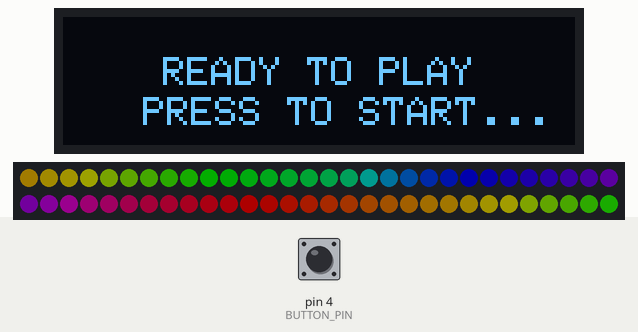
This sketch was run on a simulated Arduino Uno, built with avr-gcc and run on an emulated ATmega328P. Parts: 128×32 one-colour display, 60 RGB LEDs in strip order, left to right, continuing on the next row. Inputs (shaded band) come from the test bench; at power-on: pin 4 (BUTTON_PIN) HIGH. Dim RGB values are drawn brighter than linear; random numbers use the default seed unless the sketch sets one; what the sketch prints to the serial monitor is not drawn.

Above: at 1.2 s.
1.3 s: pin 4 (BUTTON_PIN) pulled LOW for 0.15 s
At 2.4 s:
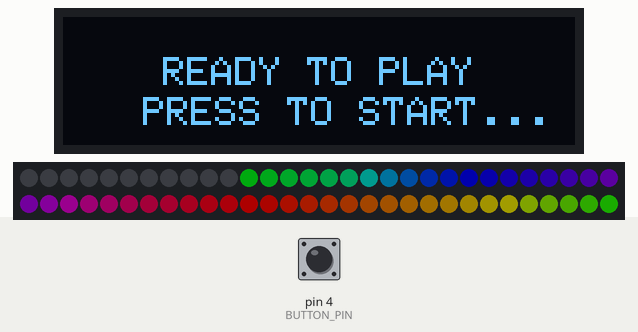
3.5 s: pin 4 (BUTTON_PIN) pulled LOW for 3.2 s
At 5.6 s:
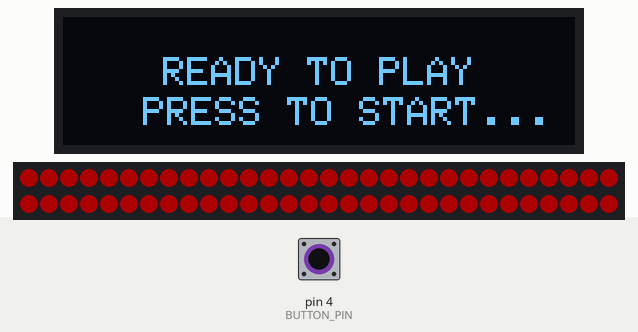
8.2 s: pin 4 (BUTTON_PIN) pulled LOW for 3.2 s
At 16.1 s:
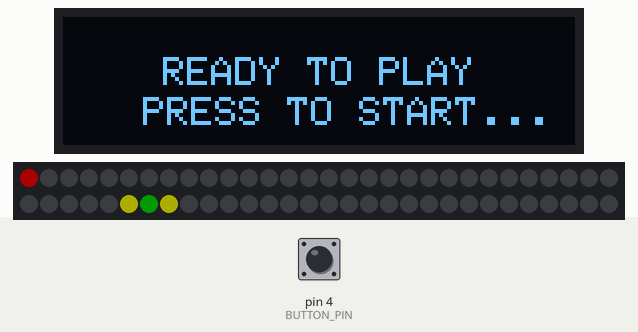

Measured:
- what the display in image 2 shows lasts 0.5 s, from 5.3 s to 5.8 s

The sketch:

led-chase.ino
```cpp
#include <FastLED.h>
#include <Adafruit_GFX.h>
#include <Adafruit_SSD1306.h>

#define DEBUG
#ifdef DEBUG
  #define DEBUG_PRINT(x) Serial.println(x)
#else
  #define DEBUG_PRINT(x)
#endif

// led strip
#define NUM_LEDS 60
#define DATA_PIN 2
#define BRIGHTNESS 50
#define BUTTON_PIN 4
#define MAX_LIVES 3

// OLED
#define OLED_RESET 13

// (Horizontal) byte array of bitmap of 128 x 32 px:
static const uint8_t badge[] PROGMEM = {
  0x0, 0xe, 0x60, 0x0, 0x0, 0x0, 0x0, 0x0, 0x0, 0x0, 0x0, 0x0,
  0x0, 0x0, 0x0, 0x0, 0x0, 0x1f, 0xf8, 0x0, 0x0, 0x0, 0x0, 0x0,
  0x0, 0x0, 0x0, 0x0, 0x0, 0x0, 0x0, 0x0, 0x0, 0x3f, 0xf8, 0x0,
  0x0, 0x0, 0x0, 0x0, 0x0, 0x0, 0x0, 0x0, 0x0, 0x0, 0x0, 0x0,
  0x0, 0xff, 0xfe, 0x0, 0x0, 0x0, 0x0, 0x0, 0x0, 0x0, 0x0, 0x0,
  0x0, 0x0, 0x0, 0x0, 0x1, 0xff, 0xff, 0x80, 0x0, 0x0, 0x0, 0x0,
  0x0, 0x0, 0x0, 0x0, 0x0, 0x0, 0x0, 0x0, 0x3, 0xf8, 0x1f, 0x80,
  0x0, 0x0, 0x0, 0x0, 0x0, 0x0, 0x0, 0x0, 0x0, 0x0, 0x0, 0x0,
  0x3, 0xe0, 0x7, 0x80, 0x0, 0x0, 0x0, 0x0, 0x0, 0x0, 0x0, 0x0,
  0x0, 0x0, 0x0, 0x0, 0x3, 0xe3, 0xc7, 0x80, 0x0, 0x0, 0x0, 0x0,
  0x0, 0x0, 0x0, 0x0, 0x0, 0x0, 0x0, 0x0, 0x3, 0xc7, 0xe3, 0xc0,
  0x0, 0x0, 0x0, 0x0, 0x0, 0x0, 0x0, 0x0, 0x0, 0x0, 0x0, 0x0,
  0x7, 0xcf, 0xf3, 0xc0, 0x0, 0x0, 0x0, 0x0, 0x0, 0x0, 0x0, 0x0,
  0x0, 0x0, 0x0, 0x0, 0x7, 0xcf, 0xf3, 0xe0, 0x0, 0x0, 0x0, 0x0,
  0x0, 0x0, 0x0, 0x0, 0x0, 0x0, 0x0, 0x0, 0x7, 0xcf, 0xf3, 0xe0,
  0x0, 0x0, 0x0, 0x0, 0x0, 0x0, 0x0, 0x0, 0x0, 0x0, 0x0, 0x0,
  0x7, 0xcf, 0xf3, 0xe0, 0x0, 0x0, 0x0, 0x0, 0x0, 0x0, 0x0, 0x0,
  0x0, 0x0, 0x0, 0x0, 0x3, 0xcf, 0xf3, 0xc0, 0x0, 0x0, 0x0, 0x0,
  0x0, 0x0, 0x0, 0x0, 0x0, 0x0, 0x0, 0x0, 0x3, 0xc7, 0xe3, 0x80,
  0x0, 0x0, 0x0, 0x0, 0x0, 0x0, 0x0, 0x0, 0x0, 0x0, 0x0, 0x0,
  0x3, 0xe0, 0x7, 0x80, 0x0, 0x0, 0x0, 0x0, 0x0, 0x0, 0x0, 0x0,
  0x0, 0x0, 0x0, 0x0, 0x3, 0xf0, 0xf, 0x80, 0x0, 0x0, 0x0, 0x0,
  0x0, 0x0, 0x0, 0x0, 0x0, 0x0, 0x0, 0x0, 0x1, 0xfe, 0x7f, 0x80,
  0x0, 0x0, 0x0, 0x0, 0x0, 0x0, 0x0, 0x0, 0x0, 0x0, 0x0, 0x0,
  0x0, 0xff, 0xff, 0x0, 0x0, 0x0, 0x0, 0x0, 0x0, 0x0, 0x0, 0x0,
  0x0, 0x0, 0x0, 0x0, 0x0, 0x3f, 0xfc, 0x0, 0x0, 0x0, 0x0, 0x0,
  0x0, 0x0, 0x0, 0x0, 0x0, 0x0, 0x0, 0x0, 0x0, 0x1f, 0xf8, 0x0,
  0x0, 0x0, 0x0, 0x0, 0x0, 0x0, 0x0, 0x0, 0x0, 0x0, 0x0, 0x0,
  0x0, 0xe, 0x70, 0x0, 0x0, 0x0, 0x0, 0x0, 0x0, 0x0, 0x0, 0x0,
  0x0, 0x0, 0x0, 0x0, 0x0, 0x40, 0x3, 0x0, 0x0, 0x0, 0x0, 0x0,
  0x0, 0x0, 0x0, 0x0, 0x0, 0x0, 0x0, 0x0, 0x0, 0x70, 0xf, 0x0,
  0x0, 0x0, 0x0, 0x0, 0x0, 0x0, 0x0, 0x0, 0x0, 0x0, 0x0, 0x0,
  0x0, 0xfe, 0x7f, 0x0, 0x0, 0x0, 0x0, 0x0, 0x0, 0x0, 0x0, 0x0,
  0x0, 0x0, 0x0, 0x0, 0x0, 0xfe, 0x3f, 0x80, 0x0, 0x0, 0x0, 0x0,
  0x0, 0x0, 0x0, 0x0, 0x0, 0x0, 0x0, 0x0, 0x0, 0xfe, 0x3f, 0x80,
  0x0, 0x0, 0x0, 0x0, 0x0, 0x0, 0x0, 0x0, 0x0, 0x0, 0x0, 0x0,
  0x1, 0xfc, 0x1f, 0xc0, 0x0, 0x0, 0x0, 0x0, 0x0, 0x0, 0x0, 0x0,
  0x0, 0x0, 0x0, 0x0, 0x1, 0x9c, 0x1c, 0xc0, 0x0, 0x0, 0x0, 0x0,
  0x0, 0x0, 0x0, 0x0, 0x0, 0x0, 0x0, 0x0, 0x0, 0x18, 0x18, 0x0,
  0x0, 0x0, 0x0, 0x0, 0x0, 0x0, 0x0, 0x0, 0x0, 0x0, 0x0, 0x0,
  0x0, 0x8, 0x8, 0x0, 0x0, 0x0, 0x0, 0x0, 0x0, 0x0, 0x0, 0x0,
  0x0, 0x0, 0x0, 0x0, 0x0, 0x0, 0x0, 0x0, 0x0, 0x0, 0x0, 0x0,
  0x0, 0x0, 0x0, 0x0, 0x0, 0x0, 0x0, 0x0,
};

static const uint8_t medal[] PROGMEM = {
  0xf, 0xff, 0xff, 0xf0, 0x0, 0x0, 0x0, 0x0, 0x0, 0x0, 0x0, 0x0,
  0x0, 0x0, 0x0, 0x0, 0xf, 0xff, 0xff, 0xf0, 0x0, 0x0, 0x0, 0x0,
  0x0, 0x0, 0x0, 0x0, 0x0, 0x0, 0x0, 0x0, 0xf, 0xff, 0xff, 0xf0,
  0x0, 0x0, 0x0, 0x0, 0x0, 0x0, 0x0, 0x0, 0x0, 0x0, 0x0, 0x0,
  0xf, 0xff, 0xff, 0xf0, 0x0, 0x0, 0x0, 0x0, 0x0, 0x0, 0x0, 0x0,
  0x0, 0x0, 0x0, 0x0, 0x0, 0x0, 0x0, 0x0, 0x0, 0x0, 0x0, 0x0,
  0x0, 0x0, 0x0, 0x0, 0x0, 0x0, 0x0, 0x0, 0x0, 0x0, 0x0, 0x0,
  0x0, 0x0, 0x0, 0x0, 0x0, 0x0, 0x0, 0x0, 0x0, 0x0, 0x0, 0x0,
  0x3, 0xcf, 0xf3, 0xc0, 0x0, 0x0, 0x0, 0x0, 0x0, 0x0, 0x0, 0x0,
  0x0, 0x0, 0x0, 0x0, 0x3, 0xcf, 0xf3, 0xc0, 0x0, 0x0, 0x0, 0x0,
  0x0, 0x0, 0x0, 0x0, 0x0, 0x0, 0x0, 0x0, 0x3, 0xcf, 0xf3, 0xc0,
  0x0, 0x0, 0x0, 0x0, 0x0, 0x0, 0x0, 0x0, 0x0, 0x0, 0x0, 0x0,
  0x3, 0xcf, 0xf3, 0xc0, 0x0, 0x0, 0x0, 0x0, 0x0, 0x0, 0x0, 0x0,
  0x0, 0x0, 0x0, 0x0, 0x3, 0xcf, 0xf3, 0xc0, 0x0, 0x0, 0x0, 0x0,
  0x0, 0x0, 0x0, 0x0, 0x0, 0x0, 0x0, 0x0, 0x3, 0xcf, 0xf3, 0xc0,
  0x0, 0x0, 0x0, 0x0, 0x0, 0x0, 0x0, 0x0, 0x0, 0x0, 0x0, 0x0,
  0x3, 0xcf, 0xf3, 0xc0, 0x0, 0x0, 0x0, 0x0, 0x0, 0x0, 0x0, 0x0,
  0x0, 0x0, 0x0, 0x0, 0x3, 0xcf, 0xf3, 0xc0, 0x0, 0x0, 0x0, 0x0,
  0x0, 0x0, 0x0, 0x0, 0x0, 0x0, 0x0, 0x0, 0x3, 0xcf, 0xf3, 0xc0,
  0x0, 0x0, 0x0, 0x0, 0x0, 0x0, 0x0, 0x0, 0x0, 0x0, 0x0, 0x0,
  0x3, 0xc8, 0x3, 0xc0, 0x0, 0x0, 0x0, 0x0, 0x0, 0x0, 0x0, 0x0,
  0x0, 0x0, 0x0, 0x0, 0x1, 0xc0, 0x3, 0x80, 0x0, 0x0, 0x0, 0x0,
  0x0, 0x0, 0x0, 0x0, 0x0, 0x0, 0x0, 0x0, 0x0, 0x83, 0xc3, 0x0,
  0x0, 0x0, 0x0, 0x0, 0x0, 0x0, 0x0, 0x0, 0x0, 0x0, 0x0, 0x0,
  0x0, 0xf, 0xf0, 0x0, 0x0, 0x0, 0x0, 0x0, 0x0, 0x0, 0x0, 0x0,
  0x0, 0x0, 0x0, 0x0, 0x0, 0x1f, 0xf8, 0x0, 0x0, 0x0, 0x0, 0x0,
  0x0, 0x0, 0x0, 0x0, 0x0, 0x0, 0x0, 0x0, 0x0, 0x3f, 0xfc, 0x0,
  0x0, 0x0, 0x0, 0x0, 0x0, 0x0, 0x0, 0x0, 0x0, 0x0, 0x0, 0x0,
  0x0, 0x7e, 0x7e, 0x0, 0x0, 0x0, 0x0, 0x0, 0x0, 0x0, 0x0, 0x0,
  0x0, 0x0, 0x0, 0x0, 0x0, 0x7e, 0x7e, 0x0, 0x0, 0x0, 0x0, 0x0,
  0x0, 0x0, 0x0, 0x0, 0x0, 0x0, 0x0, 0x0, 0x0, 0x78, 0x1e, 0x0,
  0x0, 0x0, 0x0, 0x0, 0x0, 0x0, 0x0, 0x0, 0x0, 0x0, 0x0, 0x0,
  0x0, 0x7c, 0x3e, 0x0, 0x0, 0x0, 0x0, 0x0, 0x0, 0x0, 0x0, 0x0,
  0x0, 0x0, 0x0, 0x0, 0x0, 0x7c, 0x3e, 0x0, 0x0, 0x0, 0x0, 0x0,
  0x0, 0x0, 0x0, 0x0, 0x0, 0x0, 0x0, 0x0, 0x0, 0x7c, 0x3e, 0x0,
  0x0, 0x0, 0x0, 0x0, 0x0, 0x0, 0x0, 0x0, 0x0, 0x0, 0x0, 0x0,
  0x0, 0x7f, 0xfe, 0x0, 0x0, 0x0, 0x0, 0x0, 0x0, 0x0, 0x0, 0x0,
  0x0, 0x0, 0x0, 0x0, 0x0, 0x3f, 0xfc, 0x0, 0x0, 0x0, 0x0, 0x0,
  0x0, 0x0, 0x0, 0x0, 0x0, 0x0, 0x0, 0x0, 0x0, 0x1f, 0xf8, 0x0,
  0x0, 0x0, 0x0, 0x0, 0x0, 0x0, 0x0, 0x0, 0x0, 0x0, 0x0, 0x0,
  0x0, 0xf, 0xf0, 0x0, 0x0, 0x0, 0x0, 0x0, 0x0, 0x0, 0x0, 0x0,
  0x0, 0x0, 0x0, 0x0, 0x0, 0x3, 0xc0, 0x0, 0x0, 0x0, 0x0, 0x0,
  0x0, 0x0, 0x0, 0x0, 0x0, 0x0, 0x0, 0x0,
};

CRGB leds[NUM_LEDS];
byte position = 0;
byte level = 0;
//const byte ledSpeed[] = {50, 40, 30, 20, 14, 7};
const byte ledSpeed[] = {50, 40};
const int MAX_LEVELS = sizeof(ledSpeed) / sizeof(byte);
int period = 1000;
unsigned long time_now = 0;

// initial wait to start playing
bool waiting = false;
bool findRandom = false;
byte spot = 0;

// lives count
byte lives = MAX_LIVES;

// create oled display
Adafruit_SSD1306 display(OLED_RESET);

void setup() {
  FastLED.addLeds<WS2812B, DATA_PIN, GRB>(leds, NUM_LEDS);
  FastLED.setBrightness(BRIGHTNESS);
  pinMode(BUTTON_PIN, INPUT_PULLUP);
  display.begin(SSD1306_SWITCHCAPVCC, 0x3C);
  showStart();

#ifdef DEBUG
  Serial.begin(9600);
#endif
  DEBUG_PRINT("Initializing...");
}

void loop() {
  if (level == 0) {
    restart();
    showStart();
  }
  else {
    play();
    showPlay();
  }
}

/**
 * Write welcome message to oled display
 */
void showStart() {
  display.clearDisplay();
  display.setTextSize(1); //1 a 8
  display.setTextColor(WHITE);
  display.setCursor(25, 10);
  display.println("READY TO PLAY");
  display.setCursor(20, 20);
  display.println("PRESS TO START...");
  display.display();
}

/**
 * Show level and lives in oled display
 */
void showPlay() {
  display.clearDisplay();
  display.setTextSize(1); //1 a 8
  display.setTextColor(WHITE);
  display.setCursor(10, 10);
  display.print("LEVEL: ");
  display.println(level);
  display.setCursor(10, 20);
  display.print("LIVES: ");
  display.println(lives);
  display.display();
}

/**
 * Show icon badge
 */
void showBadge() {
  display.clearDisplay();
  display.drawBitmap(0, 0, badge, 128, 32, 1);
  display.setTextSize(1); //1 a 8
  display.setTextColor(WHITE);
  display.setCursor(40, 10);
  display.print("LEVEL: ");
  display.print(level);
  display.print(" de ");
  display.println(MAX_LEVELS);
  display.display();
  delay(2000);
}

/**
 * Show medal badge
 */
void showMedal() {
  display.clearDisplay();
  display.drawBitmap(0, 0, medal, 128, 32, 1);
  display.setTextSize(1); //1 a 8
  display.setTextColor(WHITE);
  display.setCursor(50, 10);
  display.println("YOU WON! ");
  display.setCursor(40, 20);
  display.println("ALL LEVELS PASSED! ");
  display.display();
  delay(2000);
}

/**
 * Initialize game
 * Restart levels to the beginning
 */
void restart() {
  if (!waiting) {
    DEBUG_PRINT("Restarting game...");
    fill_rainbow(leds, NUM_LEDS, 50);
    FastLED.show();
    waiting = true;
  }

  if (digitalRead(BUTTON_PIN) == LOW) {
    DEBUG_PRINT("Button pressed, starting game");
    position = 0;
    findRandom = true;
    level = 1;
    delay(500);
    clearLeds();
    DEBUG_PRINT("Level: ");
    DEBUG_PRINT(level);
  }
}

/**
 * Play next level
 */
void play() {
  period = ledSpeed[level - 1];
  if (millis() > time_now + period) {
    time_now = millis();
    randomSpot();
    playRound(spot - 1, spot + 1);
  }
  if (digitalRead(BUTTON_PIN) == LOW) {
    delay(300);
    findRandom = false;
    if (position > spot - 1 && position < spot + 3) {
      DEBUG_PRINT("Button pressed ... winner!");
      winner();
    } else {
      DEBUG_PRINT("Button pressed ... loser");
      loser();
    }
  }
}

/**
 * Apagar tira de leds uno a uno
 */
void clearLeds() {
  for (byte i = 0; i < NUM_LEDS; i++) {
    leds[i] = CRGB::Black;
    delay(50);
    FastLED.show();
  }
}

/**
 * Genera un numero aleatorio y selecciona el led objetivo marcando el anterior y el siguiente
 */
void randomSpot() {
  if (findRandom) {
    spot = random() % (NUM_LEDS - 1);
    findRandom = false;
  }
  leds[spot - 1] = CRGB::Yellow;
  leds[spot] = CRGB::Green;
  leds[spot + 1] = CRGB::Yellow;
  FastLED.show();
}

/**
 * Encender uno a uno los leds, apagando el anterior hasta completar la vuelta
 */
void playRound(byte bound1, byte bound2) {
  leds[position] = CRGB::Red;
  if (position < bound1 + 1 || position > bound2 + 1) {
    leds[position - 1] = CRGB::Black;
  }
  position++;
  if (position >= NUM_LEDS) {
    leds[position - 1] = CRGB::Black;
    position = 0;
  }
  FastLED.show();
}

/**
 * Acierto
 * Muestra todos los leds en verde y luego pasa al siguiente nivel
 */
void winner() {
  fill_solid(leds, NUM_LEDS, CRGB::Green);
  FastLED.show();
  delay(500);
  fill_solid(leds, NUM_LEDS, CRGB::Black);
  delay(500);
  findRandom = true;
  position = 0;
  level++;
  if (level > MAX_LEVELS) {
    // you passed all levels
    level = 0;
    showMedal();
    restart();
  }
  showBadge();
  DEBUG_PRINT("Level: ");
  DEBUG_PRINT(level);
}

/**
 * Error
 * Muestra todos en rojo y resta una vida
 */
void loser() {
  lives--;
  if (lives > 0) {
    waiting = false;
    endRound();
  }
  else {
    for (int i = 0; i < 3; i++) {
      endRound();
    }
    lives = MAX_LIVES;
    level = 0;
  }
}

/**
 * Finalizar ronda mostrando todos los leds en rojo
 */
void endRound() {
  fill_solid(leds, NUM_LEDS, CRGB::Red);
  FastLED.show();
  delay(500);
  fill_solid(leds, NUM_LEDS, CRGB::Black);
  FastLED.show();
  delay(500);
}
```
